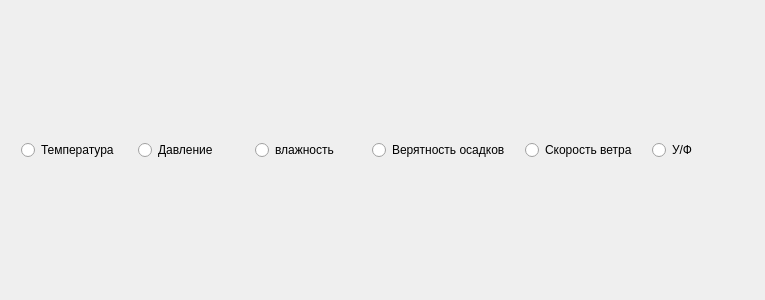
<?xml version="1.0" encoding="UTF-8"?>
<ui version="4.0">
 <class>Dialog_charts</class>
 <widget class="QDialog" name="Dialog_charts">
  <property name="geometry">
   <rect>
    <x>0</x>
    <y>0</y>
    <width>765</width>
    <height>300</height>
   </rect>
  </property>
  <property name="windowTitle">
   <string>Dialog</string>
  </property>
  <layout class="QVBoxLayout" name="verticalLayout_2">
   <item>
    <layout class="QVBoxLayout" name="verticalLayout" stretch="0">
     <item>
      <layout class="QHBoxLayout" name="horizontalLayout">
       <property name="spacing">
        <number>15</number>
       </property>
       <property name="leftMargin">
        <number>10</number>
       </property>
       <item>
        <widget class="QRadioButton" name="radioButton">
         <property name="text">
          <string>Температура</string>
         </property>
        </widget>
       </item>
       <item>
        <widget class="QRadioButton" name="radioButton_2">
         <property name="text">
          <string>Давление</string>
         </property>
        </widget>
       </item>
       <item>
        <widget class="QRadioButton" name="radioButton_3">
         <property name="text">
          <string>влажность</string>
         </property>
        </widget>
       </item>
       <item>
        <widget class="QRadioButton" name="radioButton_4">
         <property name="text">
          <string>Верятность осадков</string>
         </property>
        </widget>
       </item>
       <item>
        <widget class="QRadioButton" name="radioButton_5">
         <property name="text">
          <string>Скорость ветра</string>
         </property>
        </widget>
       </item>
       <item>
        <widget class="QRadioButton" name="radioButton_6">
         <property name="text">
          <string>У/Ф</string>
         </property>
        </widget>
       </item>
      </layout>
     </item>
    </layout>
   </item>
  </layout>
 </widget>
 <resources/>
 <connections/>
</ui>
